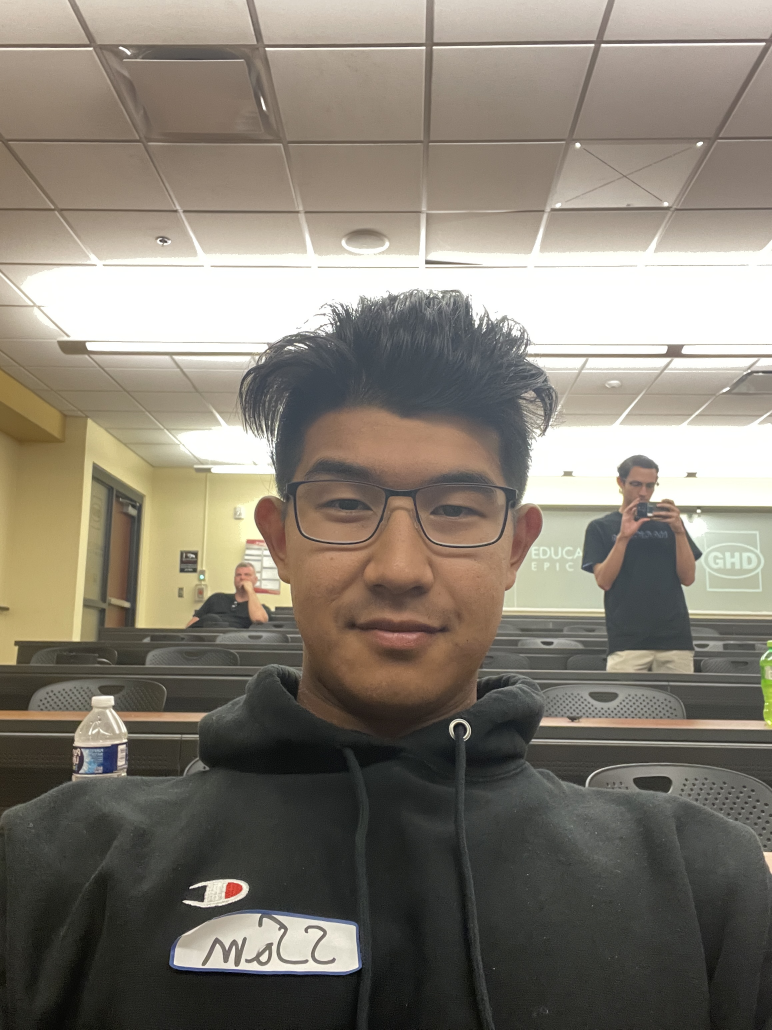
#> input picture IMG_9499.JPG, 2316 x 3088 px (shown at 1/3 size); its folder holds only this picture in this run
$ python -i FD_RGB_V_Combine.py   (imports and definitions only)
#> lines starting #> are read from the running program, lines starting #| are printed output that depends on the picture
import cv2
import os
from PIL import Image

def grab_skin_color(image):
    # Load the Haar Cascade for face detection
#> called with image = 'IMG_9499.JPG'
    face_cascade = cv2.CascadeClassifier(cv2.data.haarcascades + 'haarcascade_frontalface_default.xml')

    # Load an image
    image = cv2.imread(image)
#> image is the input picture: shape (3088, 2316, 3); mean B, G, R 114.2, 125.5, 132.3

    # Convert the image to grayscale for better detection
    gray = cv2.cvtColor(image, cv2.COLOR_BGR2GRAY)
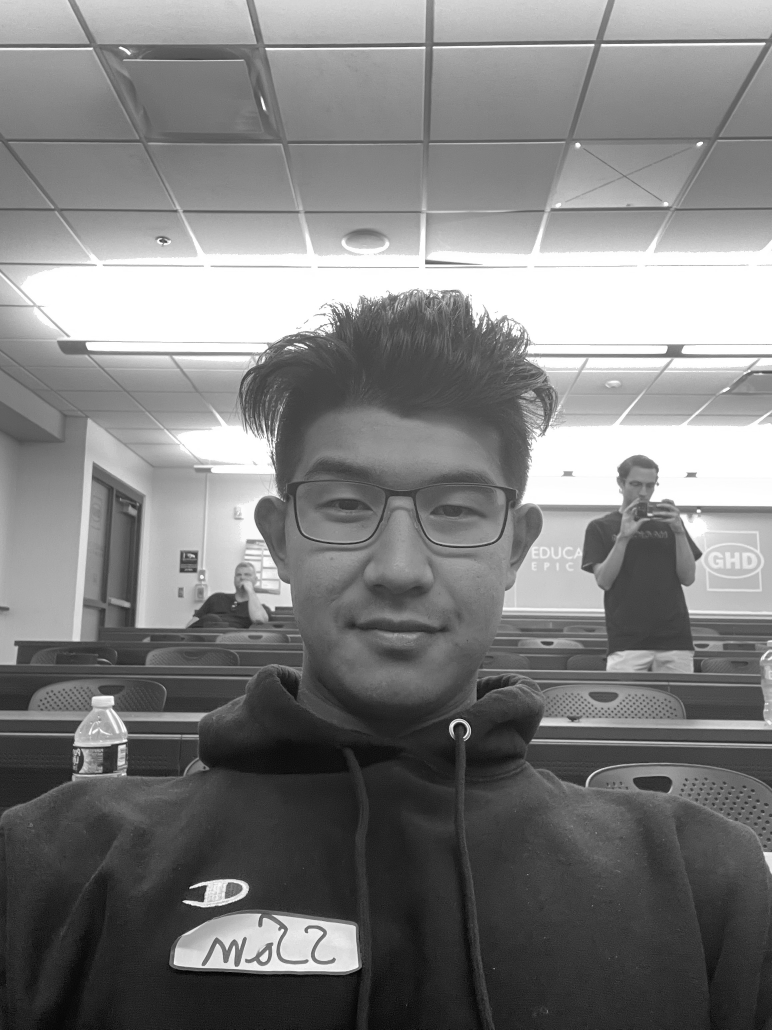
#> gray: shape (3088, 2316) (shown at 1/3 size); min 0, max 255, mean 126.2

    # Detect faces in the image
    faces = face_cascade.detectMultiScale(gray, scaleFactor=1.1, minNeighbors=5, minSize=(30, 30))
#> faces = [[1878, 1418, 97, 97], [767, 1195, 861, 861]]

    # Create a folder to save the cropped faces (if it doesn't exist)
    if not os.path.exists('cropped_faces'):
        os.mkdir('cropped_faces')

    # Counter for naming the cropped face images
    face_count = 0

    # Initialize variables to keep track of the highest resolution face
    highest_resolution_face = None
    max_width = 0
    max_height = 0

    # Crop and save each detected face as a separate image, and find the highest resolution face
    for (x, y, w, h) in faces:
        face = image[y:y + h, x:x + w]
        cv2.imwrite(f'cropped_faces/face_{face_count}.jpg', face)
        face_count += 1

        # Check if the current face has higher resolution
        if w * h > max_width * max_height:
            max_width, max_height = w, h
            highest_resolution_face = face
#> this loop made 2 passes
#> (x, y, w, h, face_count, max_width, max_height) on passes 1 to 2: (1878, 1418, 97, 97, 1, 97, 97), (767, 1195, 861, 861, 2, 861, 861)
#> pass 1, in grab_skin_color, `face = image[y:y + h, x:x + w]`:
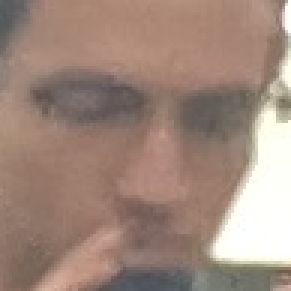
#> face: shape (97, 97, 3) (shown 3 times larger); mean B, G, R 123.9, 136.3, 159.6
#> pass 2, in grab_skin_color, `face = image[y:y + h, x:x + w]`:
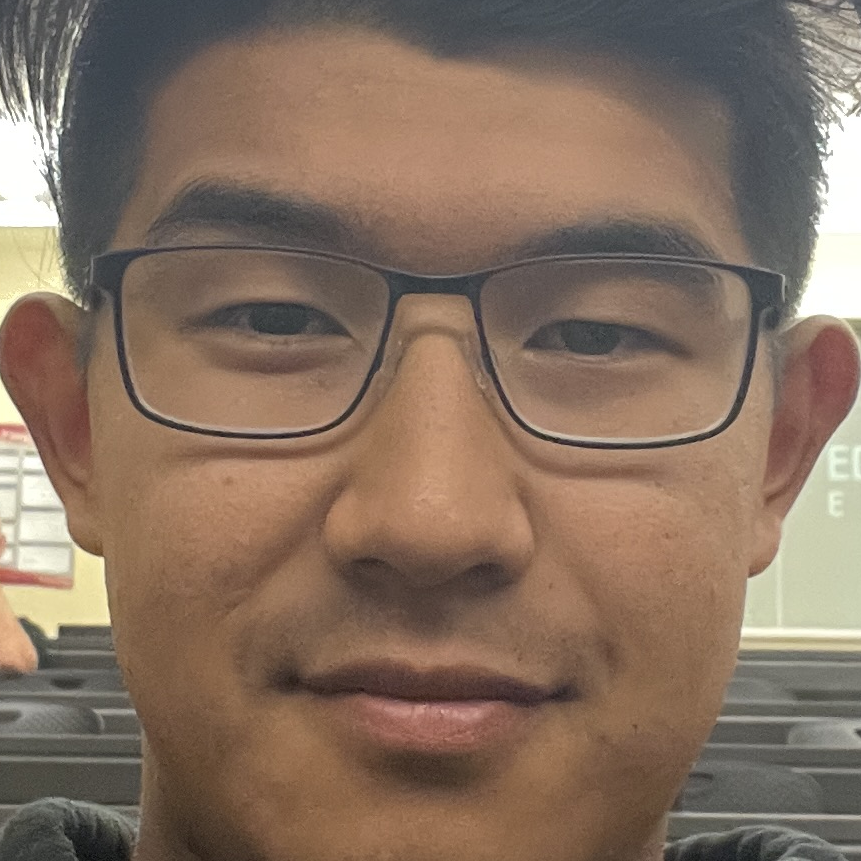
#> face: shape (861, 861, 3); mean B, G, R 96.4, 112.3, 133.6
#> after the loop, face_count = 2; max_height = 861; max_width = 861

    # Save the highest-resolution face as 'highest_resolution_image.jpg'
    if highest_resolution_face is not None:
        cv2.imwrite('cropped_faces/highest_resolution_image.jpg', highest_resolution_face)
        print("Highest resolution face saved as 'highest_resolution_image.jpg'.")

    # Path to the folder containing cropped face images
    cropped_faces_folder = 'cropped_faces'

    # Ensure the folder exists
    if not os.path.exists(cropped_faces_folder):
        print(f"'{cropped_faces_folder}' folder not found.")
    else:
        # Get a list of files in the folder
        files = os.listdir(cropped_faces_folder)

        # Initialize variables to keep track of the highest resolution image
        highest_resolution_image = None
        max_width = 0
        max_height = 0

        # Iterate through the images to find the one with the highest resolution
        for filename in files:
            if filename.endswith(('.jpg', '.jpeg', '.png', '.bmp', '.tiff')):
                filepath = os.path.join(cropped_faces_folder, filename)
                image = cv2.imread(filepath)

                # Get the dimensions of the image
                height, width, _ = image.shape

                # Check if the current image has higher resolution
                if width * height > max_width * max_height:
                    max_width, max_height = width, height
                    highest_resolution_image = image

        # Check if a high-resolution image was found
        if highest_resolution_image is not None:
            # Save the highest-resolution image as a separate image
            save_path = os.path.join(cropped_faces_folder, 'highest_resolution_image.jpg')
            cv2.imwrite(save_path, highest_resolution_image)
            print(f"Highest resolution image saved as 'highest_resolution_image.jpg' in '{cropped_faces_folder}'.")
        else:
            print("No valid images found in the folder or no higher resolution image detected.")

    # Open the highest-resolution image using PIL
    highest_resolution_image_pil = Image.open(os.path.join(cropped_faces_folder, 'highest_resolution_image.jpg'))

    # Desired coordinates for pixel inspection
    x, y = 500, 900

    # Ensure x and y are within the image bounds
    x = max(0, min(x, highest_resolution_image_pil.width - 1))
#> x = 500
    y = max(0, min(y, highest_resolution_image_pil.height - 1))
#> y = 860

    # Get the RGB values at the specified coordinates
    pixel_color = highest_resolution_image_pil.getpixel((x, y))
#> pixel_color = (134, 99, 71)
    red, green, blue = pixel_color
#> red = 134; green = 99; blue = 71

    colors = (red, green, blue)
#> colors = (134, 99, 71)

    #Empty the 'cropped_faces' folder after RGB values are printed
    files = os.listdir(cropped_faces_folder)
    for file in files:
        file_path = os.path.join(cropped_faces_folder, file)
        os.remove(file_path)

    return colors

>>> result = grab_skin_color('IMG_9499.JPG')
#> result = (134, 99, 71)

$ run again, on image.png
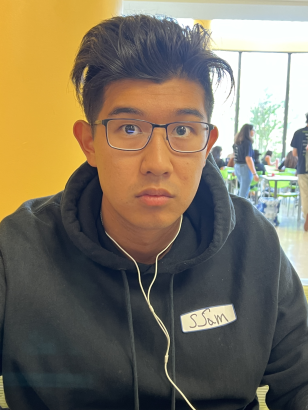
#> input picture image.png, 308 x 410 px
#> in grab_skin_color, image is the input picture: shape (410, 308, 3); mean B, G, R 96.9, 115.5, 125
#> in grab_skin_color, `gray = cv2.cvtColor(image, cv2.COLOR_BGR2GRAY)`:
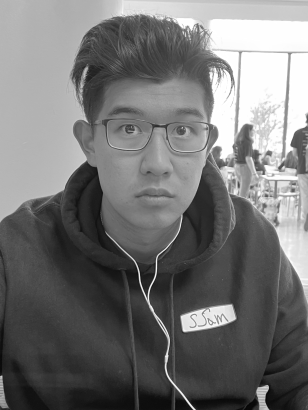
#> gray: shape (410, 308); min 6, max 255, mean 116.3
#> faces = [[83, 74, 142, 142]]
#> the loop in grab_skin_color, `for (x, y, w, h) in faces:` made 1 pass
#> (x, y, w, h, face_count, max_width, max_height) on pass 1: (83, 74, 142, 142, 1, 142, 142)
#> pass 1, in grab_skin_color, `face = image[y:y + h, x:x + w]`:
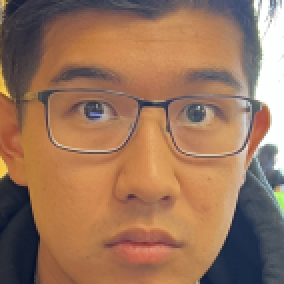
#> face: shape (142, 142, 3) (shown 2 times larger); mean B, G, R 92.2, 116.6, 154.4
#> after the loop in grab_skin_color, `for (x, y, w, h) in faces:`: face_count = 1; max_height = 142
#> pixel_color = (76, 83, 91)
#> red = 76; green = 83; blue = 91
#> colors = (76, 83, 91)
